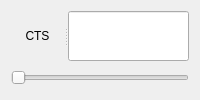
     <widget class="QFrame" name="frame_21">
      <property name="minimumSize">
       <size>
        <width>130</width>
        <height>72</height>
       </size>
      </property>
      <layout class="QVBoxLayout" name="verticalLayout_41">
       <item>
        <widget class="QSplitter" name="splitter_51">
         <property name="orientation">
          <enum>Qt::Horizontal</enum>
         </property>
         <widget class="QLabel" name="label_67">
          <property name="minimumSize">
           <size>
            <width>47</width>
            <height>25</height>
           </size>
          </property>
          <property name="maximumSize">
           <size>
            <width>999</width>
            <height>999</height>
           </size>
          </property>
          <property name="layoutDirection">
           <enum>Qt::LeftToRight</enum>
          </property>
          <property name="text">
           <string>CTS</string>
          </property>
          <property name="alignment">
           <set>Qt::AlignCenter</set>
          </property>
         </widget>
         <widget class="QLineEdit" name="lineEdit_70">
          <property name="minimumSize">
           <size>
            <width>45</width>
            <height>25</height>
           </size>
          </property>
          <property name="maximumSize">
           <size>
            <width>999</width>
            <height>999</height>
           </size>
          </property>
          <property name="layoutDirection">
           <enum>Qt::LeftToRight</enum>
          </property>
          <property name="alignment">
           <set>Qt::AlignCenter</set>
          </property>
         </widget>
        </widget>
       </item>
       <item>
        <widget class="QSlider" name="horizontalSlider_68">
         <property name="minimumSize">
          <size>
           <width>120</width>
           <height>22</height>
          </size>
         </property>
         <property name="orientation">
          <enum>Qt::Horizontal</enum>
         </property>
        </widget>
       </item>
      </layout>
     </widget>
